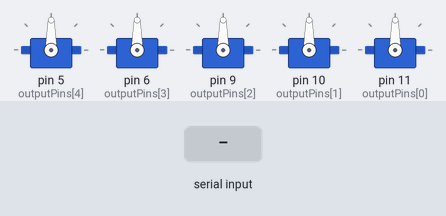
The sketch below on a simulated Arduino Uno, built with avr-gcc and run on an emulated ATmega328P. On the bench: 5 × servo. The test bench sets the inputs (shaded band).

Above: at 1.2 s.
1.3 s: "1" received over Serial
At 3.2 s:
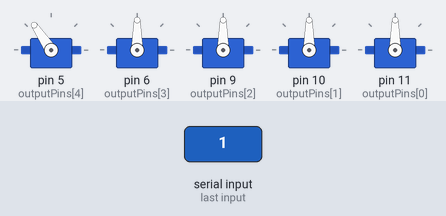
3.8 s: "2" received over Serial
At 5.1 s:
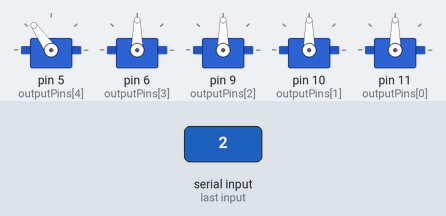
Timing chart, 0 to 6.8 s (numbered marks = the images above; inputs shaded):
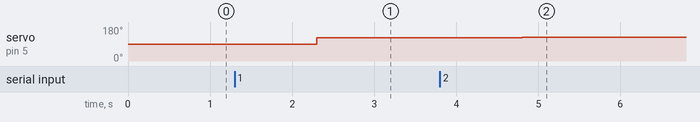

Measured:
- after the input at 1.3 s, servo on pin 5 (outputPins[4]): 90° → 124° after 1.0 s
- after the input at 3.8 s, servo on pin 5 (outputPins[4]): 124° → 125° after 1.0 s

The sketch:

RobotArduino.ino
```cpp
#include <Servo.h>

int outputPins[] = {11, 10, 9, 6, 5};
Servo base, shoulder, elbow, wrist, grip;

void setup() {
  // initialize Serial w/ baud rate 9600
  Serial.begin(9600);

  // attach servos to pins
  base.attach(outputPins[4]);
  shoulder.attach(outputPins[3]);
  elbow.attach(outputPins[2]);
  wrist.attach(outputPins[1]);
  grip.attach(outputPins[0]);
}

void loop() {
  // look for serial data
  if(Serial.available()) {
    // load it into a buffer - chars are equivalent to java bytes
    char received[5];
    Serial.readBytes(received, 5);

    // convert the chars into bytes representing angles
    byte converted[5];
    for(int i=0; i<5; i++) {
      converted[i] = map(received[i], -128, 127, 0, 180);
    }

    // write the angles to the servos
    base.write(converted[0]);
    shoulder.write(converted[1]);
    elbow.write(converted[2]);
    wrist.write(converted[3]);
    grip.write(converted[4]);
  }
}
```
